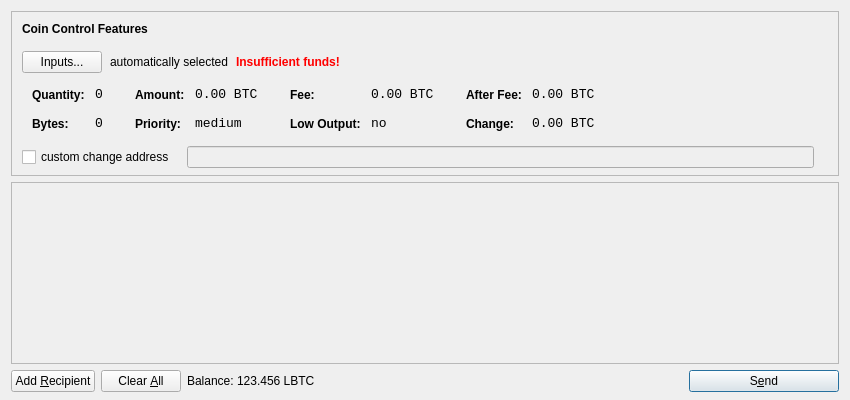
<?xml version="1.0" encoding="UTF-8"?>
<ui version="4.0">
 <class>SendCoinsDialog</class>
 <widget class="QDialog" name="SendCoinsDialog">
  <property name="geometry">
   <rect>
    <x>0</x>
    <y>0</y>
    <width>850</width>
    <height>400</height>
   </rect>
  </property>
  <property name="windowTitle">
   <string>Send Coins</string>
  </property>
  <layout class="QVBoxLayout" name="verticalLayout" stretch="0,1,0">
   <property name="bottomMargin">
    <number>8</number>
   </property>
   <item>
    <widget class="QFrame" name="frameCoinControl">
     <property name="sizePolicy">
      <sizepolicy hsizetype="Expanding" vsizetype="Expanding">
       <horstretch>0</horstretch>
       <verstretch>0</verstretch>
      </sizepolicy>
     </property>
     <property name="maximumSize">
      <size>
       <width>16777215</width>
       <height>16777215</height>
      </size>
     </property>
     <property name="frameShape">
      <enum>QFrame::StyledPanel</enum>
     </property>
     <property name="frameShadow">
      <enum>QFrame::Sunken</enum>
     </property>
     <layout class="QVBoxLayout" name="verticalLayoutCoinControl2">
      <property name="spacing">
       <number>-1</number>
      </property>
      <property name="leftMargin">
       <number>0</number>
      </property>
      <property name="topMargin">
       <number>0</number>
      </property>
      <property name="rightMargin">
       <number>0</number>
      </property>
      <property name="bottomMargin">
       <number>6</number>
      </property>
      <item>
       <layout class="QVBoxLayout" name="verticalLayoutCoinControl" stretch="0,0,0,0,1">
        <property name="spacing">
         <number>0</number>
        </property>
        <property name="leftMargin">
         <number>10</number>
        </property>
        <property name="topMargin">
         <number>10</number>
        </property>
        <item>
         <layout class="QHBoxLayout" name="horizontalLayoutCoinControl1">
          <property name="bottomMargin">
           <number>15</number>
          </property>
          <item>
           <widget class="QLabel" name="labelCoinControlFeatures">
            <property name="sizePolicy">
             <sizepolicy hsizetype="Preferred" vsizetype="Maximum">
              <horstretch>0</horstretch>
              <verstretch>0</verstretch>
             </sizepolicy>
            </property>
            <property name="font">
             <font>
              <weight>75</weight>
              <bold>true</bold>
             </font>
            </property>
            <property name="styleSheet">
             <string notr="true">font-weight:bold;</string>
            </property>
            <property name="text">
             <string>Coin Control Features</string>
            </property>
           </widget>
          </item>
         </layout>
        </item>
        <item>
         <layout class="QHBoxLayout" name="horizontalLayoutCoinControl2" stretch="0,0,0,0">
          <property name="spacing">
           <number>8</number>
          </property>
          <property name="bottomMargin">
           <number>10</number>
          </property>
          <item>
           <widget class="QPushButton" name="pushButtonCoinControl">
            <property name="styleSheet">
             <string notr="true"/>
            </property>
            <property name="text">
             <string>Inputs...</string>
            </property>
           </widget>
          </item>
          <item>
           <widget class="QLabel" name="labelCoinControlAutomaticallySelected">
            <property name="text">
             <string>automatically selected</string>
            </property>
            <property name="margin">
             <number>5</number>
            </property>
           </widget>
          </item>
          <item>
           <widget class="QLabel" name="labelCoinControlInsuffFunds">
            <property name="font">
             <font>
              <weight>75</weight>
              <bold>true</bold>
             </font>
            </property>
            <property name="styleSheet">
             <string notr="true">color:red;font-weight:bold;</string>
            </property>
            <property name="text">
             <string>Insufficient funds!</string>
            </property>
            <property name="margin">
             <number>5</number>
            </property>
           </widget>
          </item>
          <item>
           <spacer name="horizontalSpacerCoinControl">
            <property name="orientation">
             <enum>Qt::Horizontal</enum>
            </property>
            <property name="sizeHint" stdset="0">
             <size>
              <width>40</width>
              <height>1</height>
             </size>
            </property>
           </spacer>
          </item>
         </layout>
        </item>
        <item>
         <widget class="QWidget" name="widgetCoinControl" native="true">
          <property name="sizePolicy">
           <sizepolicy hsizetype="Preferred" vsizetype="Preferred">
            <horstretch>0</horstretch>
            <verstretch>0</verstretch>
           </sizepolicy>
          </property>
          <property name="minimumSize">
           <size>
            <width>0</width>
            <height>0</height>
           </size>
          </property>
          <property name="styleSheet">
           <string notr="true"/>
          </property>
          <layout class="QHBoxLayout" name="horizontalLayoutCoinControl5">
           <property name="margin">
            <number>0</number>
           </property>
           <item>
            <layout class="QHBoxLayout" name="horizontalLayoutCoinControl3" stretch="0,0,0,1">
             <property name="spacing">
              <number>20</number>
             </property>
             <property name="topMargin">
              <number>0</number>
             </property>
             <property name="bottomMargin">
              <number>10</number>
             </property>
             <item>
              <layout class="QFormLayout" name="formLayoutCoinControl1">
               <property name="horizontalSpacing">
                <number>10</number>
               </property>
               <property name="verticalSpacing">
                <number>14</number>
               </property>
               <property name="leftMargin">
                <number>10</number>
               </property>
               <property name="topMargin">
                <number>4</number>
               </property>
               <property name="rightMargin">
                <number>6</number>
               </property>
               <item row="0" column="0">
                <widget class="QLabel" name="labelCoinControlQuantityText">
                 <property name="styleSheet">
                  <string notr="true">font-weight:bold;</string>
                 </property>
                 <property name="text">
                  <string>Quantity:</string>
                 </property>
                 <property name="margin">
                  <number>0</number>
                 </property>
                </widget>
               </item>
               <item row="0" column="1">
                <widget class="QLabel" name="labelCoinControlQuantity">
                 <property name="font">
                  <font>
                   <family>Monospace</family>
                   <pointsize>10</pointsize>
                  </font>
                 </property>
                 <property name="cursor">
                  <cursorShape>IBeamCursor</cursorShape>
                 </property>
                 <property name="contextMenuPolicy">
                  <enum>Qt::ActionsContextMenu</enum>
                 </property>
                 <property name="text">
                  <string notr="true">0</string>
                 </property>
                 <property name="margin">
                  <number>0</number>
                 </property>
                 <property name="textInteractionFlags">
                  <set>Qt::LinksAccessibleByMouse|Qt::TextSelectableByKeyboard|Qt::TextSelectableByMouse</set>
                 </property>
                </widget>
               </item>
               <item row="1" column="0">
                <widget class="QLabel" name="labelCoinControlBytesText">
                 <property name="styleSheet">
                  <string notr="true">font-weight:bold;</string>
                 </property>
                 <property name="text">
                  <string>Bytes:</string>
                 </property>
                </widget>
               </item>
               <item row="1" column="1">
                <widget class="QLabel" name="labelCoinControlBytes">
                 <property name="font">
                  <font>
                   <family>Monospace</family>
                   <pointsize>10</pointsize>
                  </font>
                 </property>
                 <property name="cursor">
                  <cursorShape>IBeamCursor</cursorShape>
                 </property>
                 <property name="contextMenuPolicy">
                  <enum>Qt::ActionsContextMenu</enum>
                 </property>
                 <property name="text">
                  <string notr="true">0</string>
                 </property>
                 <property name="textInteractionFlags">
                  <set>Qt::LinksAccessibleByMouse|Qt::TextSelectableByKeyboard|Qt::TextSelectableByMouse</set>
                 </property>
                </widget>
               </item>
              </layout>
             </item>
             <item>
              <layout class="QFormLayout" name="formLayoutCoinControl2">
               <property name="horizontalSpacing">
                <number>10</number>
               </property>
               <property name="verticalSpacing">
                <number>14</number>
               </property>
               <property name="leftMargin">
                <number>6</number>
               </property>
               <property name="topMargin">
                <number>4</number>
               </property>
               <property name="rightMargin">
                <number>6</number>
               </property>
               <item row="0" column="0">
                <widget class="QLabel" name="labelCoinControlAmountText">
                 <property name="styleSheet">
                  <string notr="true">font-weight:bold;</string>
                 </property>
                 <property name="text">
                  <string>Amount:</string>
                 </property>
                 <property name="margin">
                  <number>0</number>
                 </property>
                </widget>
               </item>
               <item row="0" column="1">
                <widget class="QLabel" name="labelCoinControlAmount">
                 <property name="font">
                  <font>
                   <family>Monospace</family>
                   <pointsize>10</pointsize>
                  </font>
                 </property>
                 <property name="cursor">
                  <cursorShape>IBeamCursor</cursorShape>
                 </property>
                 <property name="contextMenuPolicy">
                  <enum>Qt::ActionsContextMenu</enum>
                 </property>
                 <property name="text">
                  <string notr="true">0.00 BTC</string>
                 </property>
                 <property name="textInteractionFlags">
                  <set>Qt::LinksAccessibleByMouse|Qt::TextSelectableByKeyboard|Qt::TextSelectableByMouse</set>
                 </property>
                </widget>
               </item>
               <item row="1" column="0">
                <widget class="QLabel" name="labelCoinControlPriorityText">
                 <property name="styleSheet">
                  <string notr="true">font-weight:bold;</string>
                 </property>
                 <property name="text">
                  <string>Priority:</string>
                 </property>
                </widget>
               </item>
               <item row="1" column="1">
                <widget class="QLabel" name="labelCoinControlPriority">
                 <property name="font">
                  <font>
                   <family>Monospace</family>
                   <pointsize>10</pointsize>
                  </font>
                 </property>
                 <property name="cursor">
                  <cursorShape>IBeamCursor</cursorShape>
                 </property>
                 <property name="contextMenuPolicy">
                  <enum>Qt::ActionsContextMenu</enum>
                 </property>
                 <property name="text">
                  <string>medium</string>
                 </property>
                 <property name="textInteractionFlags">
                  <set>Qt::LinksAccessibleByMouse|Qt::TextSelectableByKeyboard|Qt::TextSelectableByMouse</set>
                 </property>
                </widget>
               </item>
              </layout>
             </item>
             <item>
              <layout class="QFormLayout" name="formLayoutCoinControl3">
               <property name="horizontalSpacing">
                <number>10</number>
               </property>
               <property name="verticalSpacing">
                <number>14</number>
               </property>
               <property name="leftMargin">
                <number>6</number>
               </property>
               <property name="topMargin">
                <number>4</number>
               </property>
               <property name="rightMargin">
                <number>6</number>
               </property>
               <item row="0" column="0">
                <widget class="QLabel" name="labelCoinControlFeeText">
                 <property name="styleSheet">
                  <string notr="true">font-weight:bold;</string>
                 </property>
                 <property name="text">
                  <string>Fee:</string>
                 </property>
                 <property name="margin">
                  <number>0</number>
                 </property>
                </widget>
               </item>
               <item row="0" column="1">
                <widget class="QLabel" name="labelCoinControlFee">
                 <property name="font">
                  <font>
                   <family>Monospace</family>
                   <pointsize>10</pointsize>
                  </font>
                 </property>
                 <property name="cursor">
                  <cursorShape>IBeamCursor</cursorShape>
                 </property>
                 <property name="contextMenuPolicy">
                  <enum>Qt::ActionsContextMenu</enum>
                 </property>
                 <property name="text">
                  <string notr="true">0.00 BTC</string>
                 </property>
                 <property name="textInteractionFlags">
                  <set>Qt::LinksAccessibleByMouse|Qt::TextSelectableByKeyboard|Qt::TextSelectableByMouse</set>
                 </property>
                </widget>
               </item>
               <item row="1" column="0">
                <widget class="QLabel" name="labelCoinControlLowOutputText">
                 <property name="styleSheet">
                  <string notr="true">font-weight:bold;</string>
                 </property>
                 <property name="text">
                  <string>Low Output:</string>
                 </property>
                </widget>
               </item>
               <item row="1" column="1">
                <widget class="QLabel" name="labelCoinControlLowOutput">
                 <property name="font">
                  <font>
                   <family>Monospace</family>
                   <pointsize>10</pointsize>
                  </font>
                 </property>
                 <property name="cursor">
                  <cursorShape>IBeamCursor</cursorShape>
                 </property>
                 <property name="contextMenuPolicy">
                  <enum>Qt::ActionsContextMenu</enum>
                 </property>
                 <property name="text">
                  <string>no</string>
                 </property>
                 <property name="textInteractionFlags">
                  <set>Qt::LinksAccessibleByMouse|Qt::TextSelectableByKeyboard|Qt::TextSelectableByMouse</set>
                 </property>
                </widget>
               </item>
              </layout>
             </item>
             <item>
              <layout class="QFormLayout" name="formLayoutCoinControl4">
               <property name="horizontalSpacing">
                <number>10</number>
               </property>
               <property name="verticalSpacing">
                <number>14</number>
               </property>
               <property name="leftMargin">
                <number>6</number>
               </property>
               <property name="topMargin">
                <number>4</number>
               </property>
               <property name="rightMargin">
                <number>6</number>
               </property>
               <item row="0" column="0">
                <widget class="QLabel" name="labelCoinControlAfterFeeText">
                 <property name="styleSheet">
                  <string notr="true">font-weight:bold;</string>
                 </property>
                 <property name="text">
                  <string>After Fee:</string>
                 </property>
                 <property name="margin">
                  <number>0</number>
                 </property>
                </widget>
               </item>
               <item row="0" column="1">
                <widget class="QLabel" name="labelCoinControlAfterFee">
                 <property name="font">
                  <font>
                   <family>Monospace</family>
                   <pointsize>10</pointsize>
                  </font>
                 </property>
                 <property name="cursor">
                  <cursorShape>IBeamCursor</cursorShape>
                 </property>
                 <property name="contextMenuPolicy">
                  <enum>Qt::ActionsContextMenu</enum>
                 </property>
                 <property name="text">
                  <string notr="true">0.00 BTC</string>
                 </property>
                 <property name="textInteractionFlags">
                  <set>Qt::LinksAccessibleByMouse|Qt::TextSelectableByKeyboard|Qt::TextSelectableByMouse</set>
                 </property>
                </widget>
               </item>
               <item row="1" column="0">
                <widget class="QLabel" name="labelCoinControlChangeText">
                 <property name="styleSheet">
                  <string notr="true">font-weight:bold;</string>
                 </property>
                 <property name="text">
                  <string>Change:</string>
                 </property>
                </widget>
               </item>
               <item row="1" column="1">
                <widget class="QLabel" name="labelCoinControlChange">
                 <property name="font">
                  <font>
                   <family>Monospace</family>
                   <pointsize>10</pointsize>
                  </font>
                 </property>
                 <property name="cursor">
                  <cursorShape>IBeamCursor</cursorShape>
                 </property>
                 <property name="contextMenuPolicy">
                  <enum>Qt::ActionsContextMenu</enum>
                 </property>
                 <property name="text">
                  <string notr="true">0.00 BTC</string>
                 </property>
                 <property name="textInteractionFlags">
                  <set>Qt::LinksAccessibleByMouse|Qt::TextSelectableByKeyboard|Qt::TextSelectableByMouse</set>
                 </property>
                </widget>
               </item>
              </layout>
             </item>
            </layout>
           </item>
          </layout>
         </widget>
        </item>
        <item>
         <layout class="QHBoxLayout" name="horizontalLayoutCoinControl4" stretch="0,0,0">
          <property name="spacing">
           <number>12</number>
          </property>
          <property name="sizeConstraint">
           <enum>QLayout::SetDefaultConstraint</enum>
          </property>
          <property name="topMargin">
           <number>5</number>
          </property>
          <property name="rightMargin">
           <number>5</number>
          </property>
          <item>
           <widget class="QCheckBox" name="checkBoxCoinControlChange">
            <property name="text">
             <string>custom change address</string>
            </property>
           </widget>
          </item>
          <item>
           <widget class="QLineEdit" name="lineEditCoinControlChange">
            <property name="enabled">
             <bool>false</bool>
            </property>
            <property name="sizePolicy">
             <sizepolicy hsizetype="Expanding" vsizetype="Fixed">
              <horstretch>0</horstretch>
              <verstretch>0</verstretch>
             </sizepolicy>
            </property>
           </widget>
          </item>
          <item>
           <widget class="QLabel" name="labelCoinControlChangeLabel">
            <property name="sizePolicy">
             <sizepolicy hsizetype="Preferred" vsizetype="Expanding">
              <horstretch>0</horstretch>
              <verstretch>0</verstretch>
             </sizepolicy>
            </property>
            <property name="minimumSize">
             <size>
              <width>0</width>
              <height>0</height>
             </size>
            </property>
            <property name="text">
             <string/>
            </property>
            <property name="margin">
             <number>3</number>
            </property>
           </widget>
          </item>
         </layout>
        </item>
        <item>
         <spacer name="verticalSpacerCoinControl">
          <property name="orientation">
           <enum>Qt::Vertical</enum>
          </property>
          <property name="sizeHint" stdset="0">
           <size>
            <width>800</width>
            <height>1</height>
           </size>
          </property>
         </spacer>
        </item>
       </layout>
      </item>
     </layout>
    </widget>
   </item>
   <item>
    <widget class="QScrollArea" name="scrollArea">
     <property name="widgetResizable">
      <bool>true</bool>
     </property>
     <widget class="QWidget" name="scrollAreaWidgetContents">
      <property name="geometry">
       <rect>
        <x>0</x>
        <y>0</y>
        <width>830</width>
        <height>165</height>
       </rect>
      </property>
      <layout class="QVBoxLayout" name="verticalLayout_2">
       <property name="margin">
        <number>0</number>
       </property>
       <item>
        <layout class="QVBoxLayout" name="entries">
         <property name="spacing">
          <number>6</number>
         </property>
        </layout>
       </item>
       <item>
        <spacer name="verticalSpacer">
         <property name="orientation">
          <enum>Qt::Vertical</enum>
         </property>
         <property name="sizeHint" stdset="0">
          <size>
           <width>20</width>
           <height>40</height>
          </size>
         </property>
        </spacer>
       </item>
      </layout>
     </widget>
    </widget>
   </item>
   <item>
    <layout class="QHBoxLayout" name="horizontalLayout">
     <item>
      <widget class="QPushButton" name="addButton">
       <property name="toolTip">
        <string>Send to multiple recipients at once</string>
       </property>
       <property name="text">
        <string>Add &amp;Recipient</string>
       </property>
       <property name="icon">
        <iconset resource="../bitcoin.qrc">
         <normaloff>:/icons/add</normaloff>:/icons/add</iconset>
       </property>
       <property name="autoDefault">
        <bool>false</bool>
       </property>
      </widget>
     </item>
     <item>
      <widget class="QPushButton" name="clearButton">
       <property name="sizePolicy">
        <sizepolicy hsizetype="Minimum" vsizetype="Fixed">
         <horstretch>0</horstretch>
         <verstretch>0</verstretch>
        </sizepolicy>
       </property>
       <property name="toolTip">
        <string>Remove all transaction fields</string>
       </property>
       <property name="text">
        <string>Clear &amp;All</string>
       </property>
       <property name="icon">
        <iconset resource="../bitcoin.qrc">
         <normaloff>:/icons/remove</normaloff>:/icons/remove</iconset>
       </property>
       <property name="autoRepeatDelay">
        <number>300</number>
       </property>
       <property name="autoDefault">
        <bool>false</bool>
       </property>
      </widget>
     </item>
     <item>
      <layout class="QHBoxLayout" name="horizontalLayout_2">
       <property name="spacing">
        <number>3</number>
       </property>
       <item>
        <widget class="QLabel" name="label">
         <property name="text">
          <string>Balance:</string>
         </property>
        </widget>
       </item>
       <item>
        <widget class="QLabel" name="labelBalance">
         <property name="cursor">
          <cursorShape>IBeamCursor</cursorShape>
         </property>
         <property name="text">
          <string>123.456 LBTC</string>
         </property>
         <property name="textInteractionFlags">
          <set>Qt::LinksAccessibleByMouse|Qt::TextSelectableByKeyboard|Qt::TextSelectableByMouse</set>
         </property>
        </widget>
       </item>
      </layout>
     </item>
     <item>
      <spacer name="horizontalSpacer">
       <property name="orientation">
        <enum>Qt::Horizontal</enum>
       </property>
       <property name="sizeHint" stdset="0">
        <size>
         <width>40</width>
         <height>20</height>
        </size>
       </property>
      </spacer>
     </item>
     <item>
      <widget class="QPushButton" name="sendButton">
       <property name="minimumSize">
        <size>
         <width>150</width>
         <height>0</height>
        </size>
       </property>
       <property name="toolTip">
        <string>Confirm the send action</string>
       </property>
       <property name="text">
        <string>S&amp;end</string>
       </property>
       <property name="icon">
        <iconset resource="../bitcoin.qrc">
         <normaloff>:/icons/send</normaloff>:/icons/send</iconset>
       </property>
       <property name="default">
        <bool>true</bool>
       </property>
      </widget>
     </item>
    </layout>
   </item>
  </layout>
 </widget>
 <resources>
  <include location="../bitcoin.qrc"/>
 </resources>
 <connections/>
</ui>
